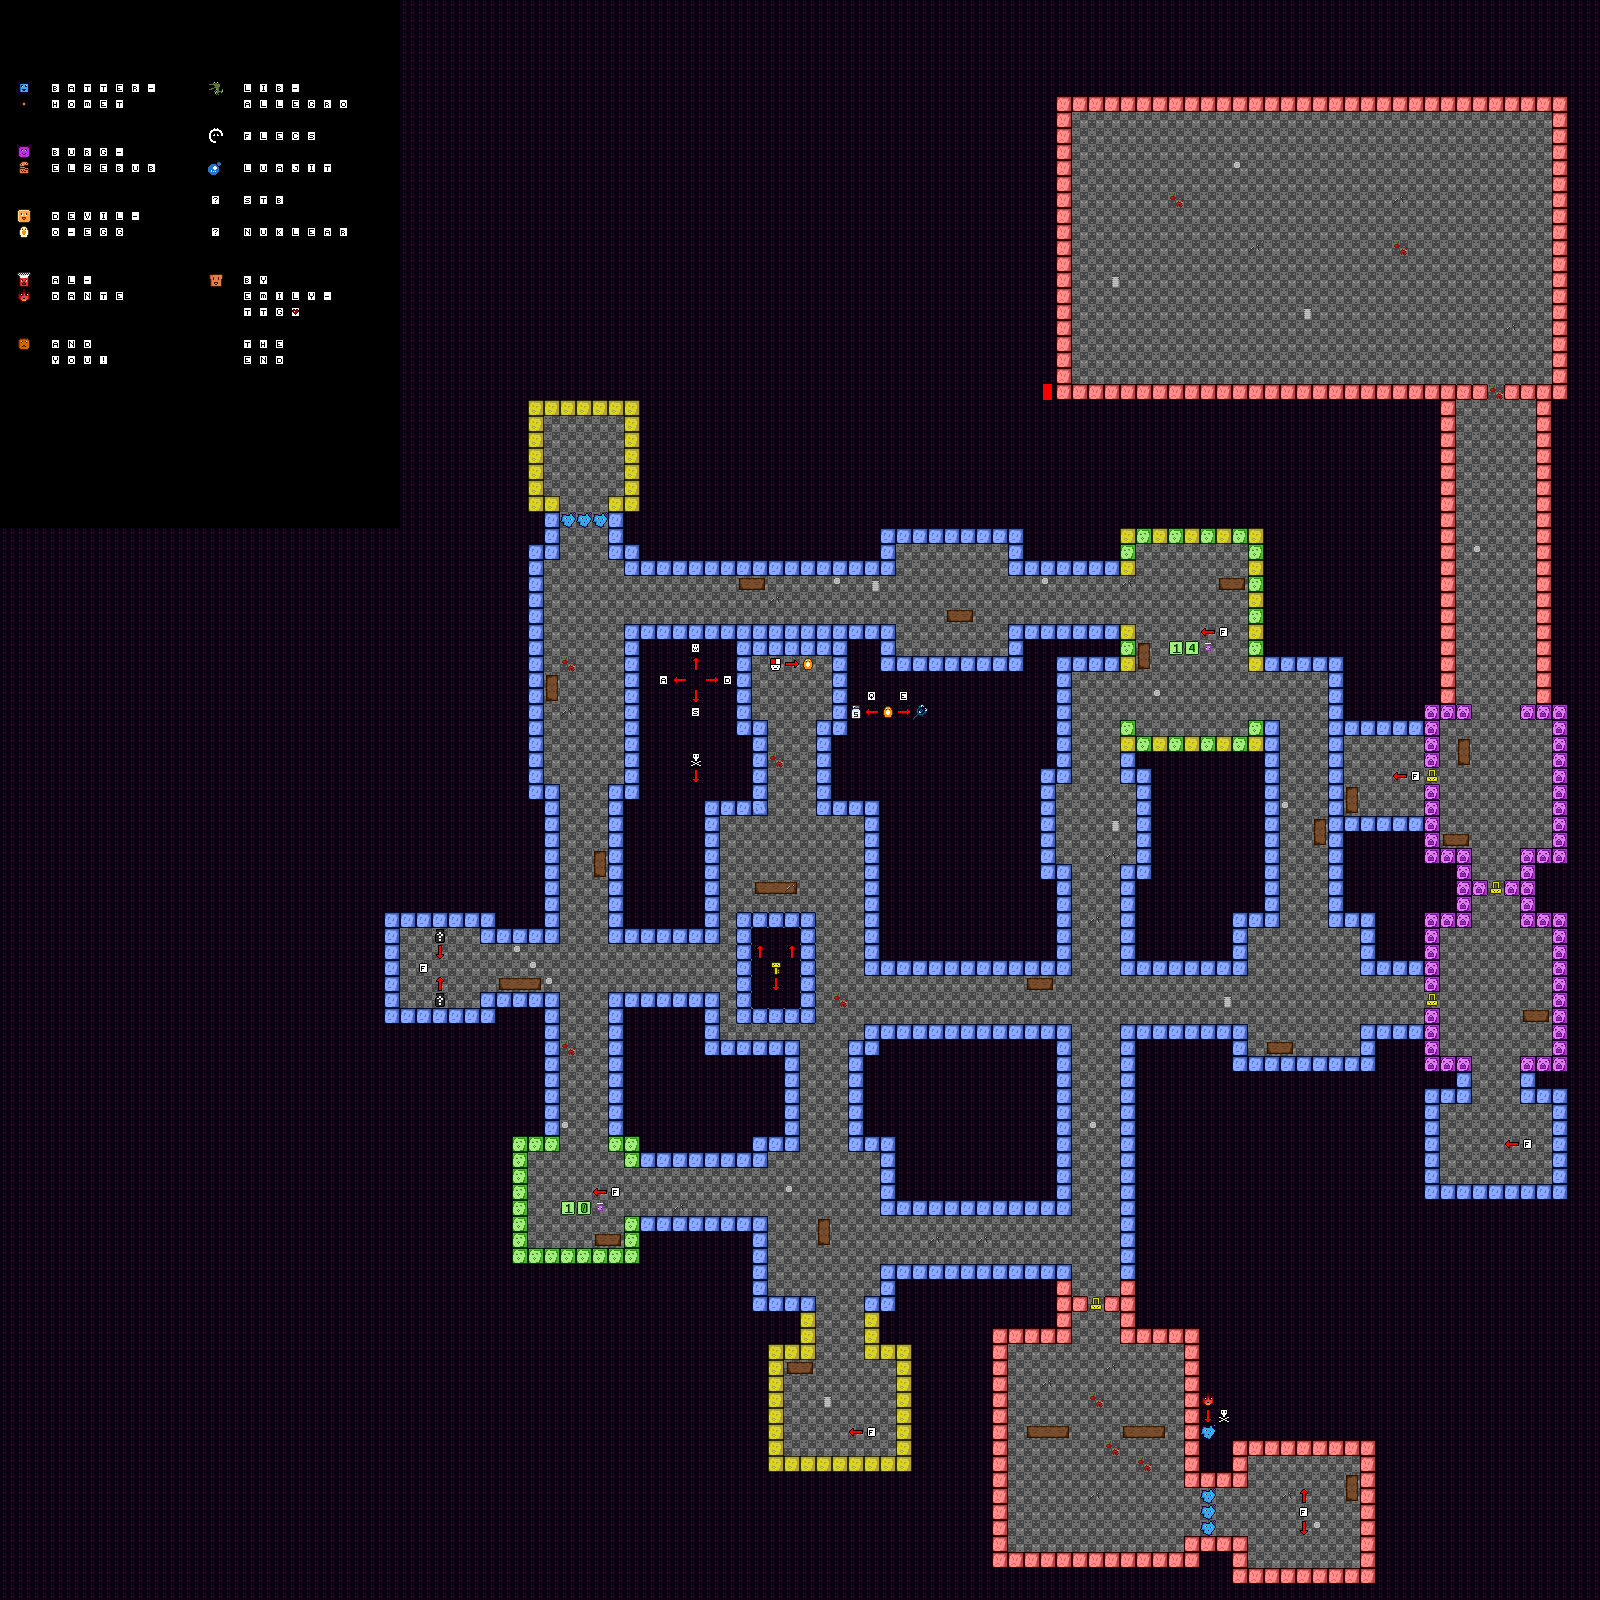

Below is a game level as drawn by its tile map, then a one-line description and the .tmx that defines it (tile-layer data replaced by summaries):
An orthogonal 100x100 tile map with 16x16 px tiles, 6 tile layers (Tile Layer 1, Tile Layer 2, Tile Layer 3, Tile Layer 4, ...) and 39 objects (14x d1, 9x d0, 5x d2, 3x k, player, ...).

<map version="1.10" tiledversion="1.11.2" orientation="orthogonal" renderorder="right-down" width="100" height="100" tilewidth="16" tileheight="16" infinite="0" nextlayerid="8" nextobjectid="63">
 <tileset firstgid="1" source="../../tile/src/base.tsx" />
 <layer id="1" name="Tile Layer 1" width="100" height="100">
  <data>[10000 cells, 10000 non-empty, 3 distinct tile ids]</data>
 </layer>
 <layer id="2" name="Tile Layer 2" width="100" height="100">
  <data>[10000 cells, 1098 non-empty, 10 distinct tile ids]</data>
 </layer>
 <layer id="4" name="Tile Layer 3" width="100" height="100">
  <data>[10000 cells, 854 non-empty, 60 distinct tile ids]</data>
 </layer>
 <layer id="5" name="Tile Layer 4" width="100" height="100">
  <data>[10000 cells, 4 non-empty, 1 distinct tile ids]</data>
 </layer>
 <layer id="6" name="Tile Layer 5" width="100" height="100">
  <data>[10000 cells, 1 non-empty, 1 distinct tile ids]</data>
 </layer>
 <layer id="7" name="Tile Layer 6" width="100" height="100">
  <data>[10000 cells, 6 non-empty, 1 distinct tile ids]</data>
 </layer>
 <objectgroup id="3" name="Object Layer 1">
  <object id="3" name="player" gid="24" x="784" y="704" width="16" height="16" />
  <object id="10" name="d1" gid="63" x="840.333" y="924.667" width="16" height="16" />
  <object id="11" name="d1" gid="63" x="609.333" y="983.333" width="16" height="16" />
  <object id="12" name="d1" gid="63" x="858" y="1176" width="16" height="16" />
  <object id="14" name="d0" gid="43" x="795" y="1445.5" width="16" height="16" />
  <object id="16" name="d0" gid="43" x="872.5" y="1442" width="16" height="16" />
  <object id="17" name="d1" gid="63" x="1048.17" y="1015" width="16" height="16" />
  <object id="18" name="d1" gid="63" x="546.667" y="759.333" width="16" height="16" />
  <object id="19" name="d1" gid="63" x="600" y="632.667" width="16" height="16" />
  <object id="20" name="d0" gid="43" x="598.667" y="680.667" width="16" height="16" />
  <object id="21" name="d1" gid="63" x="777" y="1257" width="16" height="16" />
  <object id="22" name="d1" gid="63" x="1061" y="852" width="16" height="16" />
  <object id="24" name="d2" gid="83" x="1318" y="1036" width="16" height="16" />
  <object id="27" name="d2" gid="83" x="1478.67" y="786.667" width="16" height="16" />
  <object id="28" name="d1" gid="63" x="1475" y="1045" width="16" height="16" />
  <object id="29" name="d1" gid="63" x="1448" y="971" width="16" height="16" />
  <object id="30" name="d0" gid="43" x="1516" y="1001.33" width="16" height="16" />
  <object id="31" name="d0" gid="43" x="1517.5" y="813" width="16" height="16" />
  <object id="32" name="d2" gid="83" x="1516" y="762" width="16" height="16" />
  <object id="33" name="d0" gid="43" x="915" y="644" width="16" height="16" />
  <object id="35" name="d0" gid="43" x="1221" y="725" width="16" height="16" />
  <object id="49" name="d0" gid="43" x="1221" y="725" width="16" height="16" />
  <object id="37" name="d1" gid="63" x="966" y="604" width="16" height="16" />
  <object id="38" name="d0" gid="43" x="546.667" y="1234.67" width="16" height="16" />
  <object id="39" name="d1" gid="63" x="1100" y="1206.67" width="16" height="16" />
  <object id="40" name="s15" gid="26" x="575.75" y="1200.13" width="16" height="16" />
  <object id="41" name="v7" gid="104" x="1183.64" y="640.364" width="16" height="16" />
  <object id="45" name="k" gid="104" x="832" y="1440" width="16" height="16" />
  <object id="46" name="w2" gid="27" x="1488" y="1152" width="16" height="16" />
  <object id="47" name="d1" gid="63" x="1256.67" y="958" width="16" height="16" />
  <object id="48" name="d1" gid="63" x="1313.33" y="788" width="16" height="16" />
  <object id="50" name="k" gid="104" x="1296" y="1488" width="16" height="16" />
  <object id="52" name="w3" gid="28" x="1376" y="784" width="16" height="16" />
  <object id="54" name="d3" gid="127" x="1088" y="1520" width="16" height="16" />
  <object id="56" name="k" gid="104" x="576" y="464" width="16" height="16" />
  <object id="57" name="w4" gid="29" x="1296" y="1552" width="16" height="16" />
  <object id="60" name="d2" gid="83" x="1024" y="1536" width="16" height="16" />
  <object id="61" name="d2" gid="83" x="1152" y="1536" width="16" height="16" />
  <object id="62" name="u" gid="72" x="432" y="976" width="16" height="16" />
 </objectgroup>
</map>
